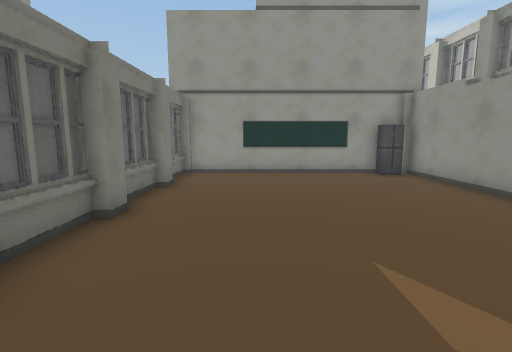
View 1 (above)

18 first-person views from a walk through a Unity game level. The camera is 1.4 m above the floor, tilts 8° down and sees 85° across. The floor is counted in squares, 1 m on a side. Each view is taken from the middle of a square. On the plan, view 1 faces up. The plan holds only what a view shows up to about 14 squares ahead; the rest is blank. The place goes on beyond the plan. The player is left out. Door leaves are left out, so doorways stand open. Some surface patterns are stand-ins.

View 2
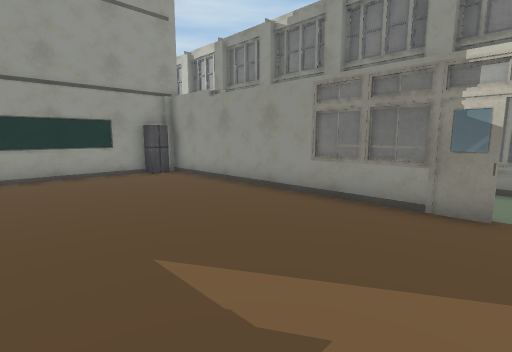

View 3
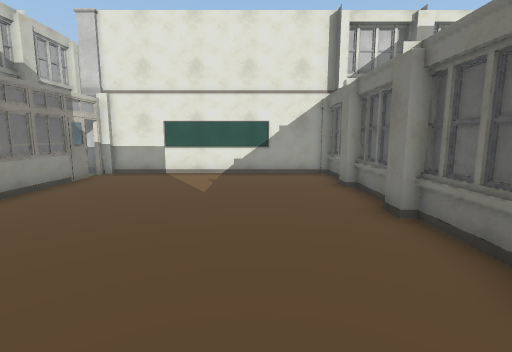

View 4
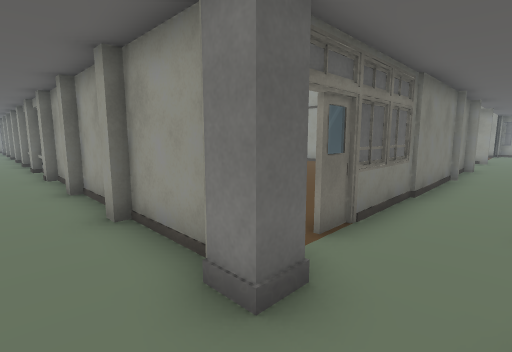

View 5
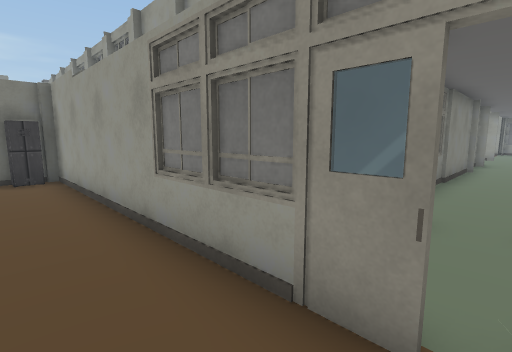

View 6
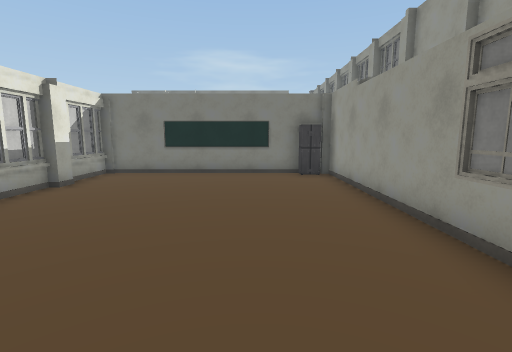

View 7
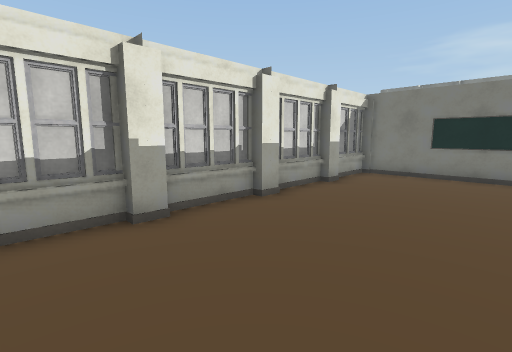

View 8
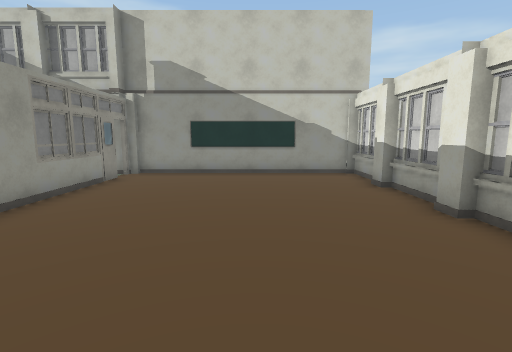

View 9
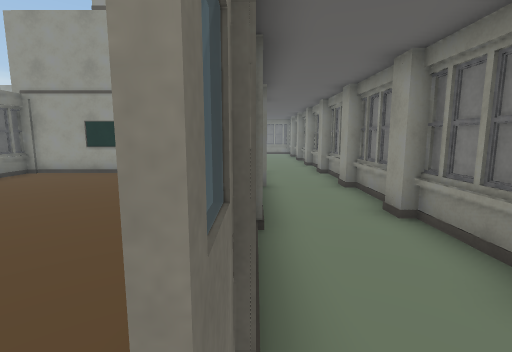

View 10
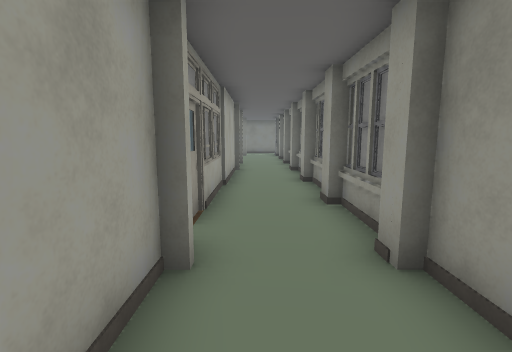

View 11
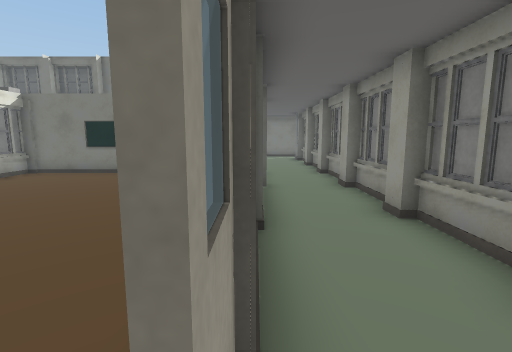

View 12
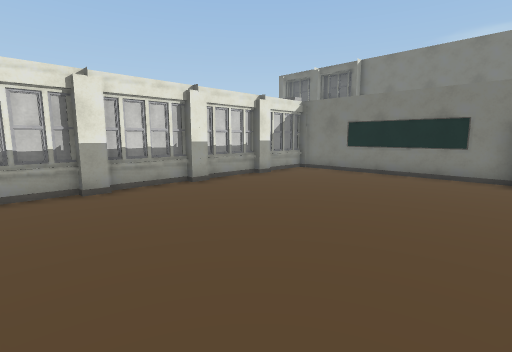

View 13
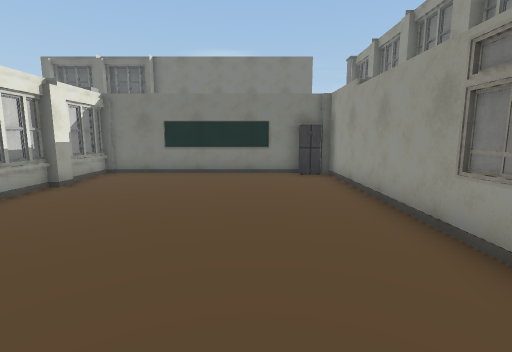

View 14
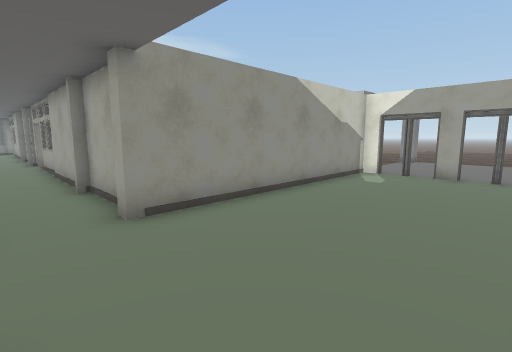

View 15
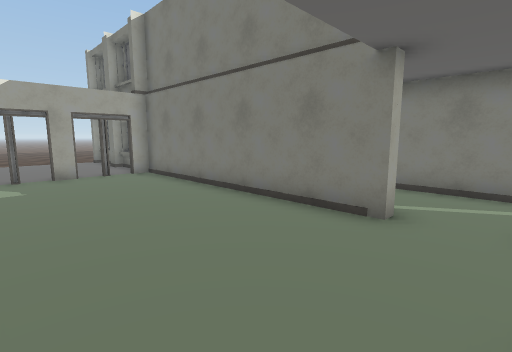

View 16
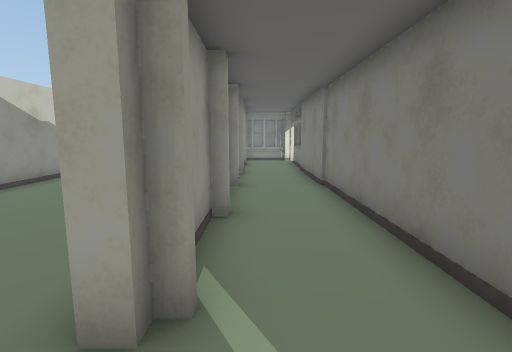

View 17
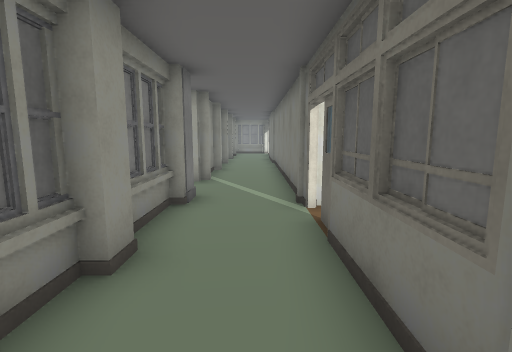

View 18
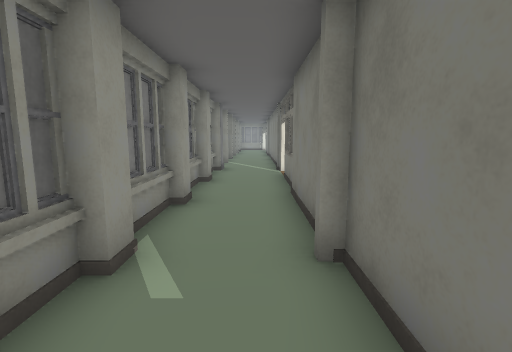

### Floor plan
Key: @ floor where view 1 was taken; # wall or solid block; . floor; D open door; = window, fence, low wall or low ledge; L locker; P pillar; B blackboard.
Columns run from 24 left of view 1 to 9 right of it. Each row starts with its distance up from view 1.
 14                               ...#
 13                               ...#
 12                               ...#
 11  .                   ##########..#
 10 #                    #.......L#..#
  9 #..#                 #........#..#
  8 #..#                 #........#..#
  7 #..#                 #........#..#
  6 #..#                 #........#..#
  5 #..#                 #........#..#
  4 #..#                 #........#..#
  3 #..#                 #........#..#
  2 #..#                 #........#..#
  1 =..#                 #........=..#
  0 ...#                 #..@........#
 -1 #..P  ########################P..
 -2 #................................
 -3 #................................
 -4 #..#.....##########=.##########=.#
 -5 #..#.....#L........ .#L..........#
 -6 #..#.....#.......... #...........#
 -7 #..#.....#...........#...........#
 -8 #..#.....#........... ...........#
 -9 #..#.....#...........B...........#
-10 #..#.....#...........#...........#
-11 #..#.....#...........#...........#
-12 #..#.....#...........#...........#
-13 #..#DD#DD#########################
-14 #..#.....
-15 #..#......
-16 #..#......

Positions as (right, up) in squares from view 1, and headings:
1: (0, 0), facing up
2: (0, 0), facing up-right
3: (0, 10), facing down
4: (8, -3), facing up-left
5: (8, -6), facing up-left
6: (8, -7), facing left
7: (8, -8), facing down-left
8: (-2, -9), facing right
9: (6, 0), facing up
10: (0, -3), facing left
11: (-4, -4), facing left
12: (-4, -5), facing down-left
13: (-4, -7), facing left
14: (-20, -2), facing down-right
15: (-16, -2), facing down-left
16: (-22, -2), facing down
17: (-23, 5), facing down
18: (-23, 11), facing down
